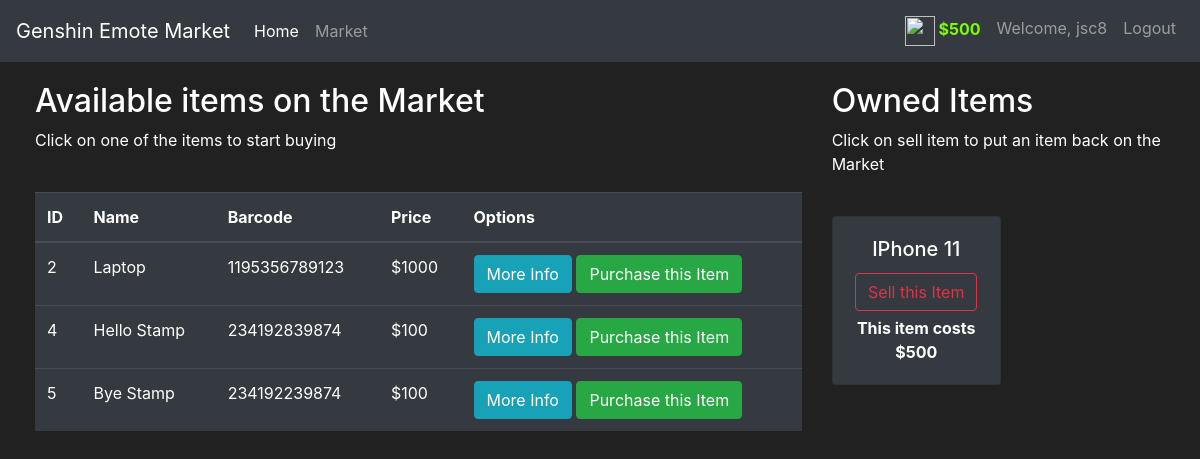
Page /market (signed in) on the committed database.
### market/models.py (models this page shows, shortened)
class User(db.Model, UserMixin):
    id = db.Column(db.Integer(), primary_key=True)
    username = db.Column(db.String(length=30),nullable = False, unique = True)
    email_address = db.Column(db.String(length=50), nullable=False, unique = True)
    password_hash = db.Column(db.String(length=60), nullable=False)
    budget = db.Column(db.Integer(), nullable=False, default=1000)
    items = db.relationship('Item', backref='owned_user', lazy=True)
    @property
    def prettier_budget(self):
        if len(str(self.budget)) >=4:
            start_i = len(str(self.budget)) - 3
            end_i = len(str(self.budget))
            begin = True
            fixed_string = ""
            for i in range(len(str(self.budget))//3):
                if begin:
                    fixed_string = str(self.budget)[start_i:]
                    start_i -= 3
                    end_i -= 3
                    begin = False
                else:
                    fixed_string = str(self.budget)[start_i:end_i] + "," + fixed_string
                    start_i -= 3
                    end_i -= 3
            fixed_string = str(self.budget)[:end_i] + "," + fixed_string
            return fixed_string
        else:
            return f"${self.budget}"
    @property
    def password(self):
        return self.password

class Item(db.Model):
    id = db.Column(db.Integer(), primary_key=True)
    name = db.Column(db.String(length=30), nullable=False, unique=True)
    price = db.Column(db.Integer(), nullable=False)
    barcode = db.Column(db.String(length = 12), nullable=False, unique=True)
    description = db.Column(db.String(length = 1024), nullable = False, unique = True)
    owner = db.Column(db.Integer(), db.ForeignKey('user.id'))

### market/routes.py (the view, shortened to what this page needs)
@app.route('/market', methods=["GET", "POST"])
@login_required
def market_page():
    purchase_form = PurchaseItemForm()
    selling_form = SellItemForm()
    if request.method == "GET":
        items = Item.query.filter_by(owner=None)
        owned_items = Item.query.filter_by(owner=current_user.id)
        return render_template('market.html', items=items, purchase_form=purchase_form, owned_items=owned_items, selling_form=selling_form)

### market/models.py (called while the page is built)
@login_manager.user_loader
def load_user(user_id):
    return User.query.get(int(user_id))

### market/templates/market.html (shortened to what this page needs)
{% extends 'base.html' %}
{% block content %}
<div class="row" style="margin-top:20px; margin-left:20px">
   <div class="col-8">
       <h2>Available items on the Market</h2>
       <p>Click on one of the items to start buying</p>
       <br>
      <table class="table table-hover table-dark">
         <thead>
            <tr>
               <th scope="col">ID</th>
               <th scope="col">Name</th>
               <th scope="col">Barcode</th>
               <th scope="col">Price</th>
               <th scope="col">Options</th>
            </tr>
         </thead>
         <tbody>
            {% for item in items %}
            <tr>
               <td>{{ item.id }}</td>
               <td>{{ item.name }}</td>
               <td>{{ item.barcode }}</td>
               <td>${{ item.price }}</td>
               <td>
                  <button class="btn btn-outline btn-info" data-toggle="modal" data-target="#Modal-MoreInfo-{{ item.id }}">More Info</button>
                  <button class="btn btn-outline btn-success" data-toggle="modal" data-target="#Modal-PurchaseConfirm-{{ item.id }}">Purchase this Item</button>
               </td>
            </tr>
            {% endfor %}
         </tbody>
      </table>
   </div>
   <div class="col-4">
        <h2>Owned Items</h2>
        <p>Click on sell item to put an item back on the Market</p>
        <br>
        <div class="row">
           {% for owned_item in owned_items %}
             <div class="col-md-6">
                 <div style="margin-bottom: 5px" class="card text-center bg-dark">
                      <div class="card-body">
                          <h5 class="card-title">{{ owned_item.name }}</h5>
                          <button type="button" class="btn btn-outline-danger" style="margin-bottom: 5px"
                                  data-toggle="modal" data-target="#Modal-SellingConfirm-{{ owned_item.id }}">
                              Sell this Item
                          </button>
                          <p class="card-text"><strong>
                              This item costs ${{ owned_item.price }}
                          </strong></p>
                      </div>
                  </div>
             </div>
           {% endfor %}
        </div>
   </div>
</div>
{% endblock %}

### market/templates/base.html (shortened to what this page needs)
<!doctype html>
<html lang="en">
   <head>
      <link rel="stylesheet" href="https://cdn.jsdelivr.net/npm/bootstrap@4.5.3/dist/css/bootstrap.min.css">
   </head>
   <body>
    <nav class="navbar navbar-expand-md navbar-dark bg-dark">
      <a class="navbar-brand" href="#">Genshin Emote Market</a>
      <div class="collapse navbar-collapse" id="navbarNav">
        <ul class="navbar-nav mr-auto">
            <li class="nav-item active">
                <a class="nav-link" href="{{ url_for('home_page') }}">Home <span class="sr-only">(current)</span></a>
            </li>
            <li class="nav-item">
                <a class="nav-link" href="{{ url_for('market_page') }}">Market</a>
            </li>
        </ul>
            {% if current_user.is_authenticated %}
            <ul class="navbar-nav">
                <li class="nav-item">
                    <a class="nav-link" style="color: lawngreen; font-weight: bold">
                        <img src="https://static.wikia.nocookie.net/gensin-impact/images/8/84/Item_Mora.png" style="width:30px;height:30px;">
                        {{ current_user.prettier_budget }}
                    </a>
                </li>
                <li class="nav-item">
                    <a class="nav-link" href="#">Welcome, {{ current_user.username }}</a>
                </li>
                <li class="nav-item">
                    <a class="nav-link" href="{{ url_for('logout_page') }}">Logout</a>
                </li>
            </ul>
            {% endif %}
      </div>
    </nav>
        {% block content %}
        {% endblock %}
   </body>
</html>

### market/templates/base.html (style rules this page uses)
body { background-color: #212121; color: white }

### rows in the picture
User: prettier_budget "$500", username "jsc8"
Item: id "2", name "Laptop", barcode "1195356789123", price "1000"
Item: id "4", name "Hello Stamp", barcode "234192839874", price "100"
Item: id "5", name "Bye Stamp", barcode "234192239874", price "100"
Item: name "IPhone 11", price "500"
